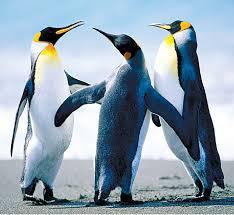
#> input picture ali.jpg, 234 x 215 px
$ python 'histogram equalization.py'
#> lines starting #> are read from the running program, lines starting #| are printed output that depends on the picture
# -*- coding: utf-8 -*-
"""
Created on Fri Dec 16 13:59:44 2022

@author: Hp
"""

import numpy as np
import cv2
from matplotlib import pyplot as plt

img = cv2.imread("ali.jpg")
#> img is the input picture: shape (215, 234, 3); mean B, G, R 176.6, 162.4, 145
g_img = cv2.imread("ali.jpg" ,0)
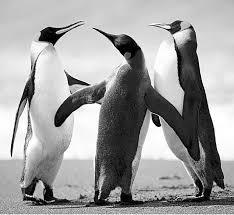
#> g_img: shape (215, 234); min 0, max 255, mean 158.8
gray_img = cv2.cvtColor(img, cv2.COLOR_BGR2GRAY)

pixel_cal = np.zeros(shape=(1,256))

rows = img.shape[0]
#> rows = 215
col = img.shape[1]
#> col = 234

print(rows*col)
#| 50310
for img_row in range(rows):
    for img_col in range(col):
        k = gray_img[img_row , img_col]
        pixel_cal[0,k] = pixel_cal[0,k]+1


com_sum = np.array([])
com_sum = np.append(com_sum , pixel_cal[0,0])
#> com_sum = [34]
for i in range(255):
        k= com_sum[i]+pixel_cal[0,i+1]
        com_sum = np.append(com_sum , k)
#> this loop made 255 passes
#> k on passes 11 to 13: 1254, 1332, 1404
#> after the loop, com_sum = 256 values from 34 to 50310


com_sum = np.round((com_sum/(rows*col) * (255)))
#> com_sum = 256 values from 0 to 255

for img_row in range(rows):
    for img_col in range(col):
        k = gray_img[img_row , img_col]
        gray_img[img_row , img_col] = com_sum[k ]
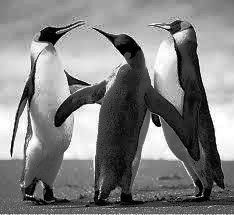
#> gray_img: shape (215, 234); min 0, max 255, mean 128.3


#plt.hist(gray_img.flat , bins = 100 , range=(0,255))
plt.hist(g_img.flat , bins = 100 , range=(0,255))
plt.show()
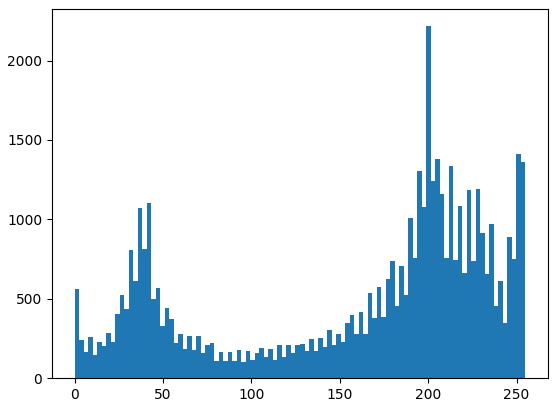
#> figure drawn by matplotlib, 1 panel; tallest bar 2216 high, from x = 198.9 to 201.4
cv2.imshow("orignal img",img)
cv2.imshow("before equalized",g_img)
cv2.imshow("equalized img",gray_img)
cv2.waitKey(0)
cv2.destroyAllWindows()

$ run again, with saa.jpeg copied over ali.jpg
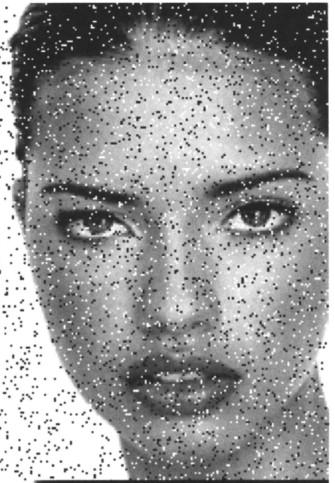
#> input picture saa.jpeg, 335 x 483 px
#> img is the input picture: shape (483, 335, 3); min 18, max 255, mean 150.9
#| 161805
#> `com_sum = np.append(com_sum , pixel_cal[0,0])`: com_sum = [0]
#> the loop `for i in range(255):` made 255 passes
#> k on passes 16 to 18: 0, 0, 1
#> after the loop `for i in range(255):`: com_sum = 256 values from 0 to 161805
#> `com_sum = np.round((com_sum/(rows*col) * (255)))`: com_sum = 256 values from 0 to 255
#> after the loop `for img_row in range(rows):`:
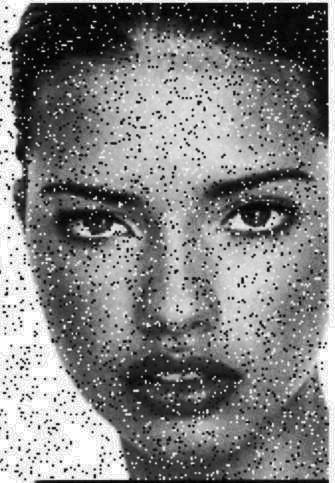
#> gray_img: shape (483, 335); min 0, max 255, mean 128.7
#> `plt.show()`:
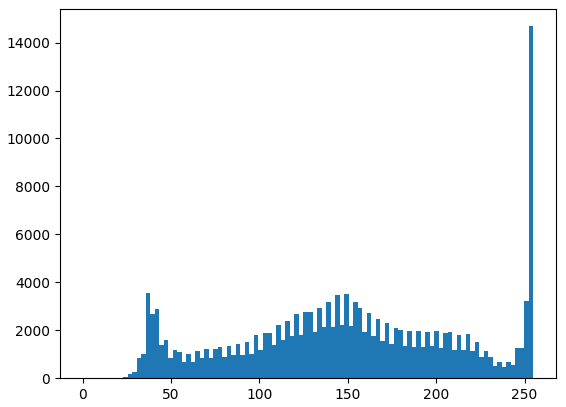
#> figure drawn by matplotlib, 1 panel; tallest bar 14683 high, from x = 252.4 to 255
